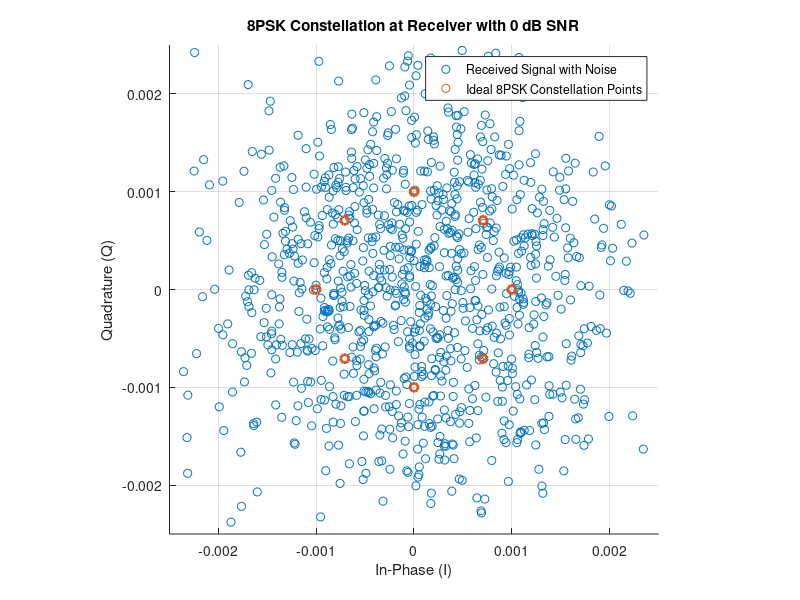
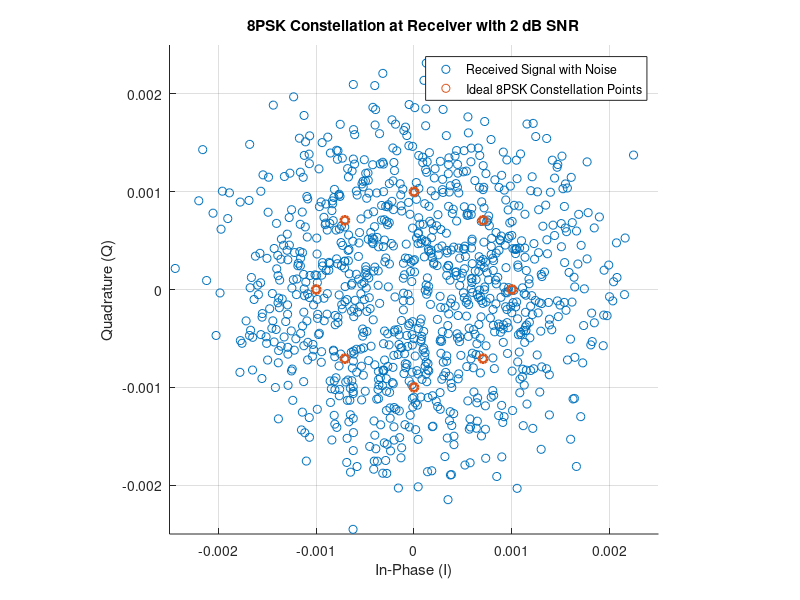
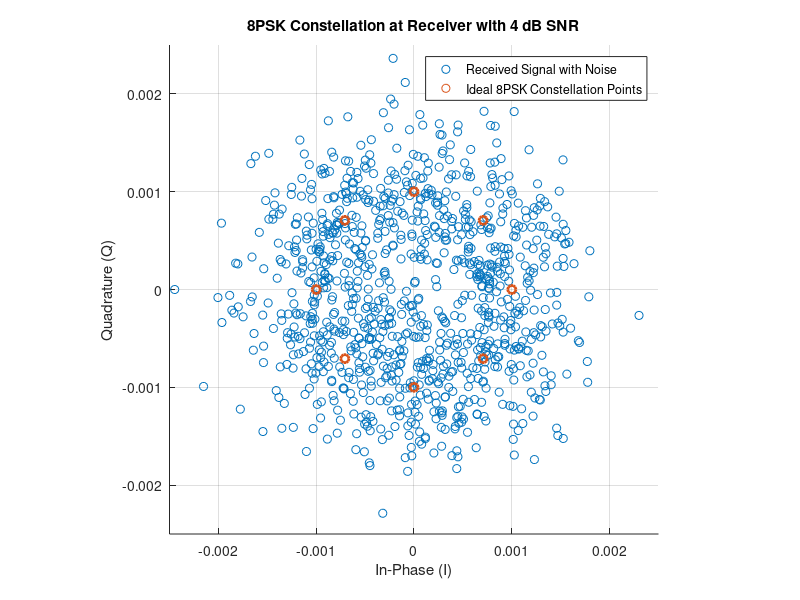
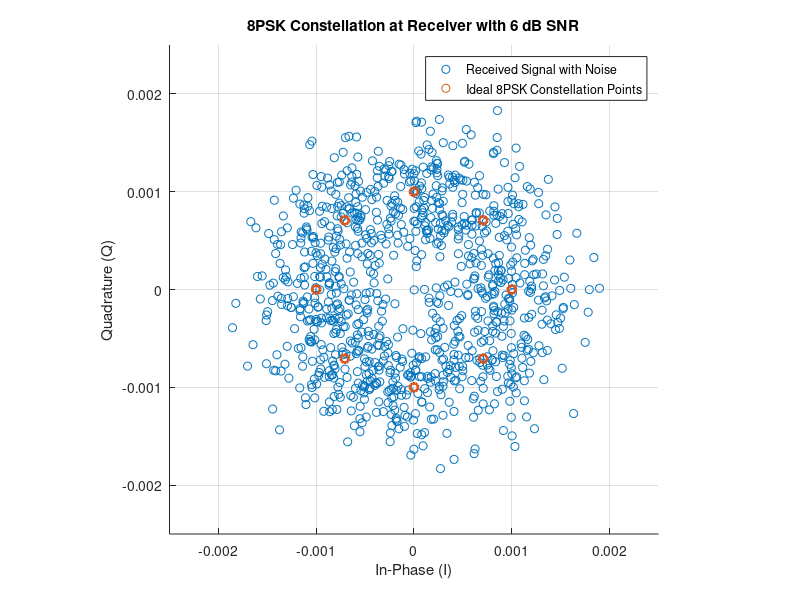

Write the MATLAB code that produced these figures, in order.
% Parameters
M = 8;                            % Number of 8PSK symbols
num_symbols = 1000;               % Number of symbols to simulate
SNR_dBs = 0:2:6;                  % SNR values from 0 dB to 6 dB in 2 dB steps
scale_factor = 1e-3;              % Scale factor to fit constellation within axis limits

% Generate 8PSK constellation points (scaled)
constellation_points = scale_factor * exp(1i * (0:M-1) * 2*pi/M);

% Loop through SNR values
for snr_idx = 1:length(SNR_dBs)
    SNR_dB = SNR_dBs(snr_idx);
    SNR = 10^(SNR_dB / 10);                       % Convert SNR from dB to linear
    noise_var = 1 / (2 * SNR);                    % Noise variance

    % Generate random data symbols
    data = randi([0 M-1], 1, num_symbols);

    % Map symbols to constellation points
    tx_signal = constellation_points(data + 1);

    % Add complex Gaussian noise (AWGN)
    noise = sqrt(noise_var) * scale_factor * ...
            (randn(1, num_symbols) + 1i * randn(1, num_symbols));

    % Received signal after noise
    rx_signal = tx_signal + noise;

    % Plot constellation at the receiver
    figure;
    scatter(real(rx_signal), imag(rx_signal), 'r+');    % Noisy received symbols
    hold on;
    scatter(real(constellation_points), imag(constellation_points), 'go', 'LineWidth', 2); % Ideal points
    title(sprintf('8PSK Constellation at Receiver with %d dB SNR', SNR_dB));
    xlabel('In-Phase (I)');
    ylabel('Quadrature (Q)');

    % Focus on region near origin (where noise spreads symbols)
    axis equal;
    xlim([-0.0025 0.0025]);
    ylim([-0.0025 0.0025]);
    grid on;
    legend('Received Signal with Noise', 'Ideal 8PSK Constellation Points');
end
